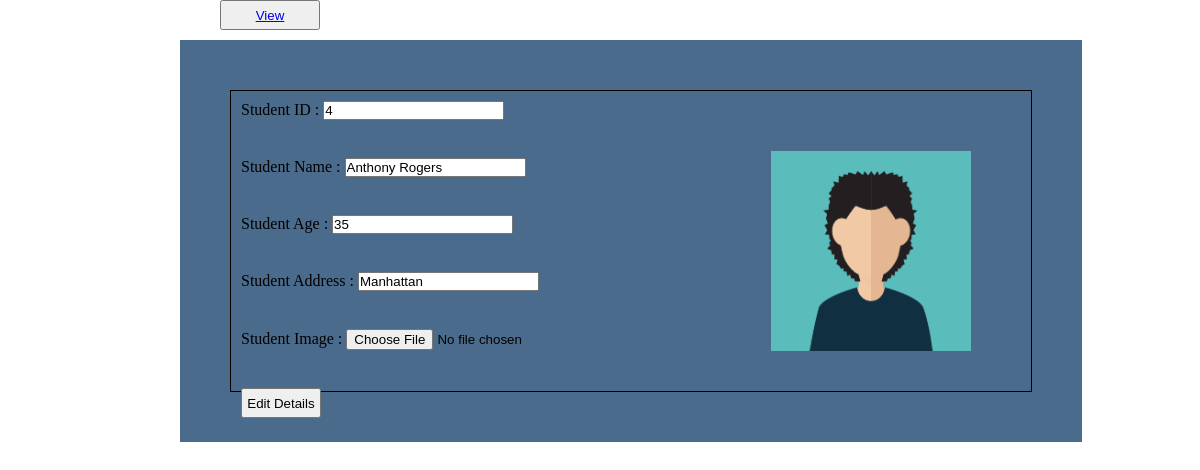
Page /editStudent.php?id=4 on the committed database.
### tables this page shows
CREATE TABLE `student` (
  `studentID` int(11) NOT NULL,
  `studentName` varchar(50) NOT NULL,
  `studentAge` int(11) NOT NULL,
  `studentAddress` varchar(100) NOT NULL,
  `imgLoc` varchar(50) NOT NULL
);

### editStudent.php (the view, shortened to what this page needs)
<?php
    include "config.php";
    $id = $_GET['id'];
    $sql = "SELECT * FROM student WHERE studentID = '$id'";
    if($result = $conn->query($sql))
    {
        $row = $result->fetch_assoc();
        $id = $row['studentID'];
        $name = $row['studentName'];
        $age = $row['studentAge'];
        $address = $row['studentAddress'];
        $image = $row['imgLoc'];
    }
    else
    {
        echo "Fail";
    }
?>
<!DOCTYPE html>
<html>
    <head>
        <link rel="stylesheet" href="styles/style.css">
    </head>
    <body>
        <div class = "container">
            <div class="buttons">
                <button><a href="index.php">View</a></button>
            </div>
            <div class = "editdetails box">
            <div class = "border">
                <img src="<?php echo $image ?>" alt="" class = "editimage">
                <form action="editStudentValidate.php?oldID=<?php echo $id?>" method = "POST" enctype = "multipart/form-data">
                    <p>Student ID : <input type="text" name = "id" value = "<?php echo $id ?>"></p><br>
                    <p>Student Name : <input type="text" name = "name" value = "<?php echo $name ?>"></p><br>
                    <p>Student Age : <input type="text" name = "age" value = "<?php echo $age ?>"></p><br>
                    <p>Student Address : <input type="text" name = "address" value = "<?php echo $address ?>"></p><br>
                    <p>Student Image : <input type="file" name = "image"></p><br>
                    <input type="submit" value = "Edit Details" class = "button">
                </form>
            </div>
        </div>
        </div>
    </body>
</html>

### styles/style.css (style rules this page uses)
* { padding: 0; margin: 0; }
body { min-height: 100vh; display: flex; flex-direction: column; }
.box { width: auto; height: auto; position: absolute; margin-left: 15%; }
.container { position: relative; min-height: 100px; padding-bottom: 2.5rem; height: auto; }
.buttons { width: 800px; height: 20px; margin: 0px auto; }
.buttons button { width: 100px; height: 30px; margin-left: 20px; }
.editdetails { background-color:rgb(74, 107, 139); margin-top: 20px; }
.border { width: 800px; height: 300px; border: 1px solid black; margin: 50px; }
.border p , .searchform p { padding:10px; }
.border input.button , .searchform input.button { margin: 10px; width:80px; height:30px; }
img.editimage { width: 200px; height: 200px; position: relative; float: right; padding-top: 60px; padding-right: 60px; }

### rows in the picture
student: imgLoc (picture), id "4", name "Anthony Rogers", age "35", address "Manhattan"
